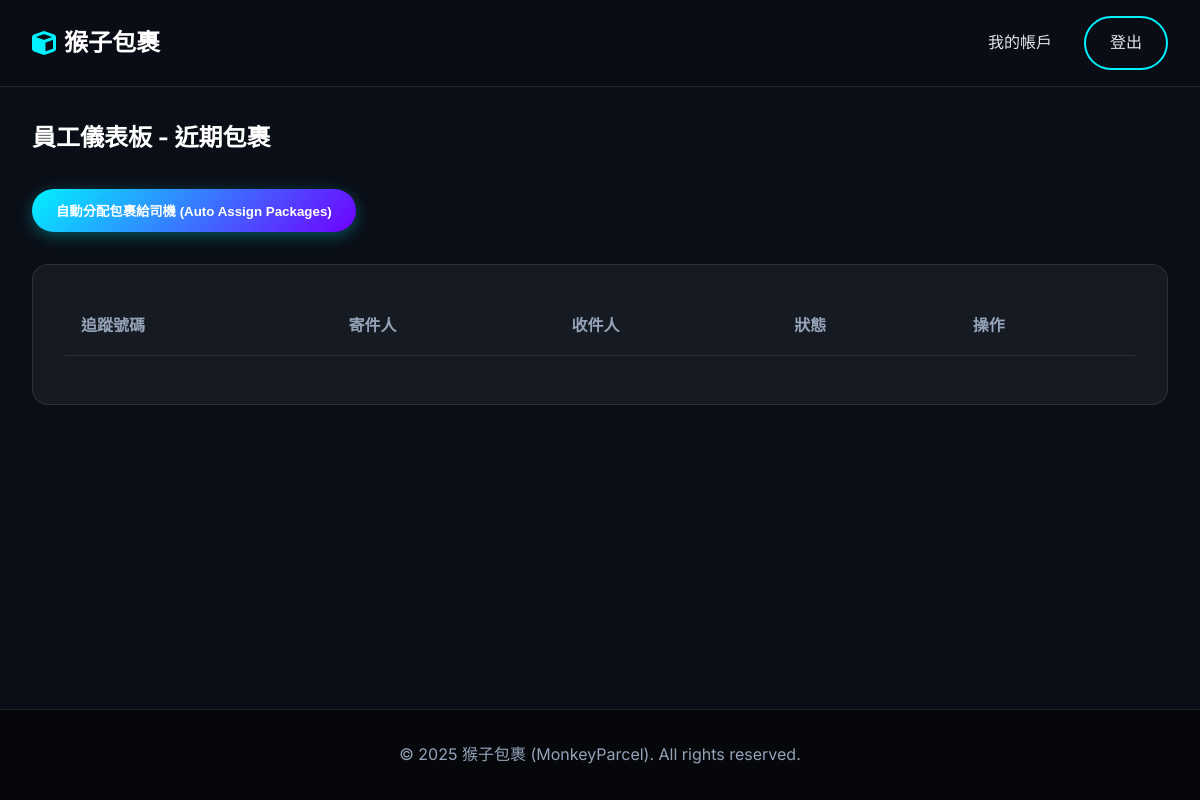
The page /dashboard (signed in) on the database as committed earlier.
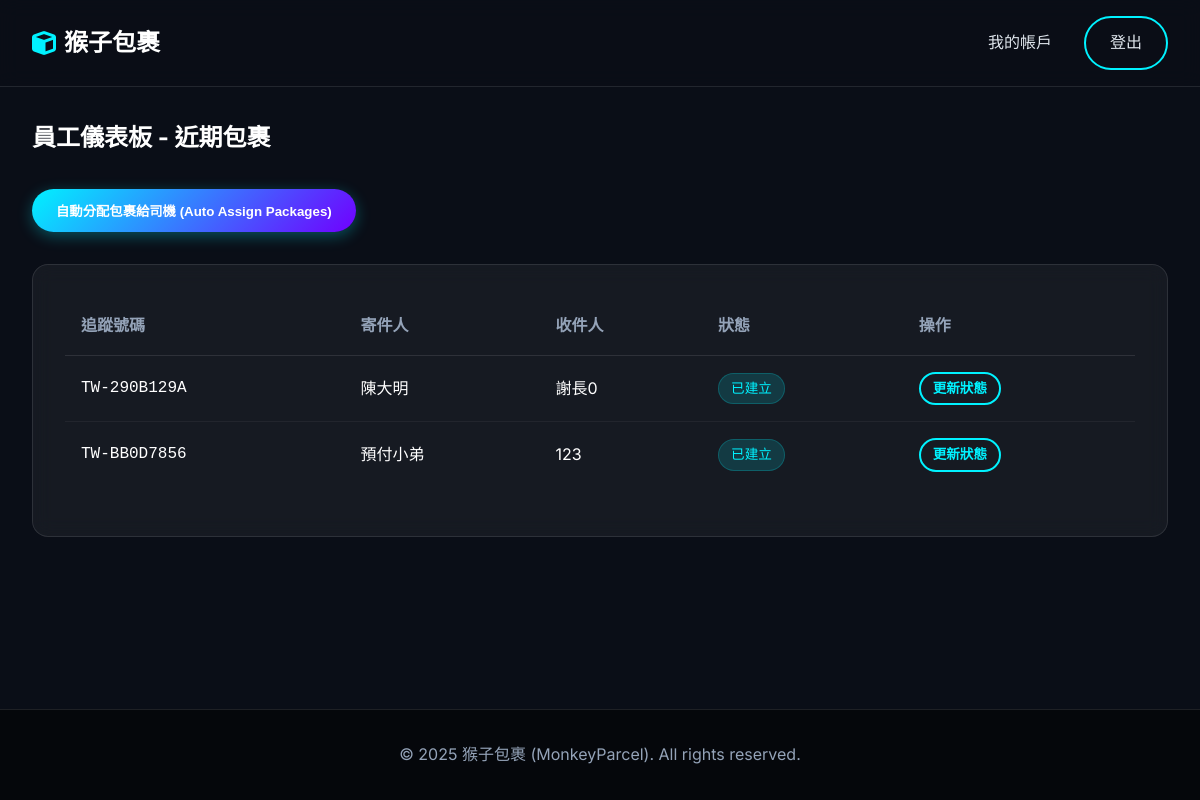
The same page on the database as committed later.
### app/models.py (models this page shows, shortened)
class Package(Base):
    __tablename__ = 'packages'
    id: Mapped[int] = mapped_column(primary_key=True)
    tracking_number: Mapped[str] = mapped_column(String(20), unique=True, nullable=False) # 物流單號
    sender_id: Mapped[int] = mapped_column(ForeignKey('customers.id'), nullable=False)
    recipient_name: Mapped[str] = mapped_column(String(100), nullable=False)
    recipient_address: Mapped[str] = mapped_column(String(200), nullable=False)
    recipient_phone: Mapped[str] = mapped_column(String(20), nullable=False)
    weight: Mapped[float] = mapped_column(Float, nullable=False) # 重量 (kg)
    width: Mapped[float] = mapped_column(Float, nullable=False)  # 寬 (cm)
    height: Mapped[float] = mapped_column(Float, nullable=False) # 高 (cm)
    length: Mapped[float] = mapped_column(Float, nullable=False) # 長 (cm)
    declared_value: Mapped[float] = mapped_column(Float, default=0.0) # 報值金額 (保險用)
    content_description: Mapped[str] = mapped_column(String(255), nullable=True) # 內容物描述
    package_type: Mapped[PackageType] = mapped_column(Enum(PackageType), default=PackageType.SMALL_BOX)
    delivery_speed: Mapped[DeliverySpeed] = mapped_column(Enum(DeliverySpeed), default=DeliverySpeed.STANDARD)
    status: Mapped[PackageStatus] = mapped_column(Enum(PackageStatus), default=PackageStatus.CREATED)
    is_hazardous: Mapped[bool] = mapped_column(Boolean, default=False)   # 易燃物/危險品
    is_fragile: Mapped[bool] = mapped_column(Boolean, default=False)     # 易碎品
    is_international: Mapped[bool] = mapped_column(Boolean, default=False) # 國際件
    created_at: Mapped[datetime] = mapped_column(DateTime, default=datetime.now) # 寄件時間
    estimated_delivery: Mapped[datetime] = mapped_column(DateTime, nullable=True) # 預計抵達時間
    shipping_cost: Mapped[float] = mapped_column(Float, default=0.0) # 運費金額
    sender: Mapped["Customer"] = relationship("Customer", back_populates="packages", foreign_keys=[sender_id])
    tracking_events: Mapped[List["TrackingEvent"]] = relationship("TrackingEvent", back_populates="package", cascade="all, delete-orphan")
    assigned_driver_id: Mapped[Optional[int]] = mapped_column(ForeignKey('users.id'), nullable=True)
    assigned_driver: Mapped[Optional["User"]] = relationship("User", foreign_keys=[assigned_driver_id])
    @property
    def status_label(self):
        return PACKAGE_STATUS_LABELS.get(self.status, self.status.value)

class User(Base):
    __tablename__ = 'users'
    id: Mapped[int] = mapped_column(primary_key=True)
    username: Mapped[str] = mapped_column(String(50), unique=True, nullable=False)
    password_hash: Mapped[str] = mapped_column(String(128), nullable=False)
    full_name: Mapped[str] = mapped_column(String(100), nullable=False)
    email: Mapped[str] = mapped_column(String(120), unique=True, nullable=False)
    phone: Mapped[str] = mapped_column(String(20), nullable=False)
    address: Mapped[str] = mapped_column(String(200), nullable=True)
    role: Mapped[UserRole] = mapped_column(Enum(UserRole), default=UserRole.CUSTOMER)
    type: Mapped[str] = mapped_column(String(50))
    __mapper_args__ = {
        'polymorphic_identity': 'user',
        'polymorphic_on': type
    }

### app/routes.py (the view, shortened to what this page needs)
@main.route('/dashboard')
@login_required
def dashboard():
    user_id = session['user_id']
    role = session['user_role']
    if role == 'customer':
        packages = services.get_user_packages(user_id)
        return render_template('dashboard_customer.html', packages=packages)
    elif role == 'driver':
        packages = services.get_packages_for_driver(session['user_id'])
        return render_template('dashboard_employee.html', packages=packages, is_driver=True)
    elif role == 'admin':
        return render_template('dashboard_admin.html')
    elif role == 'warehouse':
        recent_packages = db.session.execute(
            db.select(models.Package)
            .filter(models.Package.status.notin_([
                models.PackageStatus.OUT_FOR_DELIVERY,
                models.PackageStatus.DELIVERED
            ]))
            .order_by(models.Package.created_at.desc())
            .limit(20)
        ).scalars().all()
        return render_template('dashboard_employee.html', packages=recent_packages)
    return "Unknown Role"

### app/routes.py (called while the page is built)
def login_required(f):
    @wraps(f)
    def decorated_function(*args, **kwargs):
        if 'user_id' not in session:
            return redirect(url_for('main.login'))
        return f(*args, **kwargs)
    return decorated_function

### app/templates/dashboard_employee.html (shortened to what this page needs)
{% extends "base.html" %}
{% block content %}
<div class="container">
    {% if is_driver %}
    <h2 style="margin-bottom: 2rem;">司機派送清單 (My Deliveries)</h2>
    <p style="color: var(--text-muted);">顯示「派送中」或「分揀中(可取件)」的包裹。</p>
    {% else %}
    <h2 style="margin-bottom: 2rem;">員工儀表板 - 近期包裹</h2>
    <div style="margin-bottom: 2rem;">
        <form action="{{ url_for('main.auto_assign') }}" method="post" style="display: inline;">
            <button type="submit" class="btn btn-primary">
                自動分配包裹給司機 (Auto Assign Packages)
            </button>
        </form>
    </div>
    {% endif %}
    <div class="card">
        <table class="table">
            <thead>
                <tr>
                    <th>追蹤號碼</th>
                    <th>寄件人</th>
                    <th>收件人</th>
                    <th>狀態</th>
                    <th>操作</th>
                </tr>
            </thead>
            <tbody>
                {% for pkg in packages %}
                <tr>
                    <td style="font-family: 'Roboto Mono', monospace;">{{ pkg.tracking_number }}</td>
                    <td>{{ pkg.sender.full_name }}</td>
                    <td>{{ pkg.recipient_name }}</td>
                    <td>
                        <span class="badge badge-info">
                            {{ pkg.status_label }}
                        </span>
                    </td>
                    <td>
                        <a href="{{ url_for('main.tracking_result', tracking_number=pkg.tracking_number) }}"
                            class="btn btn-outline" style="padding: 0.25rem 0.75rem; font-size: 0.85rem;">更新狀態</a>
                    </td>
                </tr>
                {% endfor %}
            </tbody>
        </table>
    </div>
</div>
{% endblock %}

Rows that differ between the two databases and show on the page:
added Package: tracking_number "TW-290B129A", sender.full_name "陳大明", recipient_name "謝長0", status_label "已建立"
added Package: tracking_number "TW-BB0D7856", sender.full_name "預付小弟", recipient_name "123", status_label "已建立"
